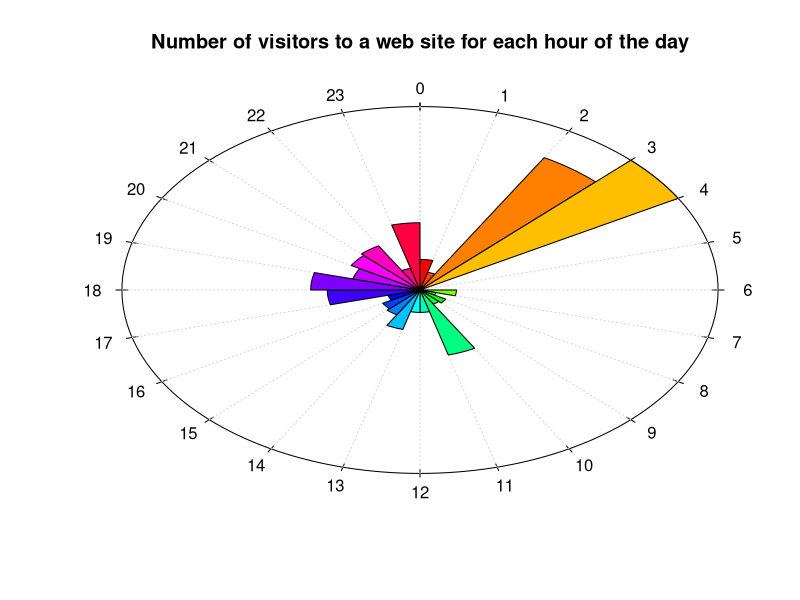

This chart was generated by the following R code:
# Legend
# http://www.r-graph-gallery.com/119-add-a-legend-to-a-plot/

# Data
x <- c(15, 9, 75, 90, 1, 1, 11, 5, 9, 8, 33, 11, 11, 20, 14, 13, 10, 28, 33, 21, 24, 25, 11, 33)

# Clock plot function
clock.plot <- function (x, col = rainbow(n), ...) {
  if( min(x)<0 ) x <- x - min(x)
  if( max(x)>1 ) x <- x/max(x)
  n <- length(x)
  if(is.null(names(x))) names(x) <- 0:(n-1)
  m <- 1.05
  plot(0, type = 'n', xlim = c(-m,m), ylim = c(-m,m), axes = F, xlab = '', ylab = '', ...)
  a <- pi/2 - 2*pi/200*0:200
  polygon( cos(a), sin(a) )
  v <- .02
  a <- pi/2 - 2*pi/n*0:n
  segments( (1+v)*cos(a), (1+v)*sin(a), (1-v)*cos(a), (1-v)*sin(a) )
  segments( cos(a), sin(a),0, 0, col = 'light grey', lty = 3) 
  ca <- -2*pi/n*(0:50)/50
  for (i in 1:n) {
    a <- pi/2 - 2*pi/n*(i-1)
    b <- pi/2 - 2*pi/n*i
    polygon( c(0, x[i]*cos(a+ca), 0), c(0, x[i]*sin(a+ca), 0), col=col[i] )
    v <- .1
    text((1+v)*cos(a), (1+v)*sin(a), names(x)[i])
  }
}

# Use the function on the created data
clock.plot(x, main = "Number of visitors to a web site for each hour of the day")

